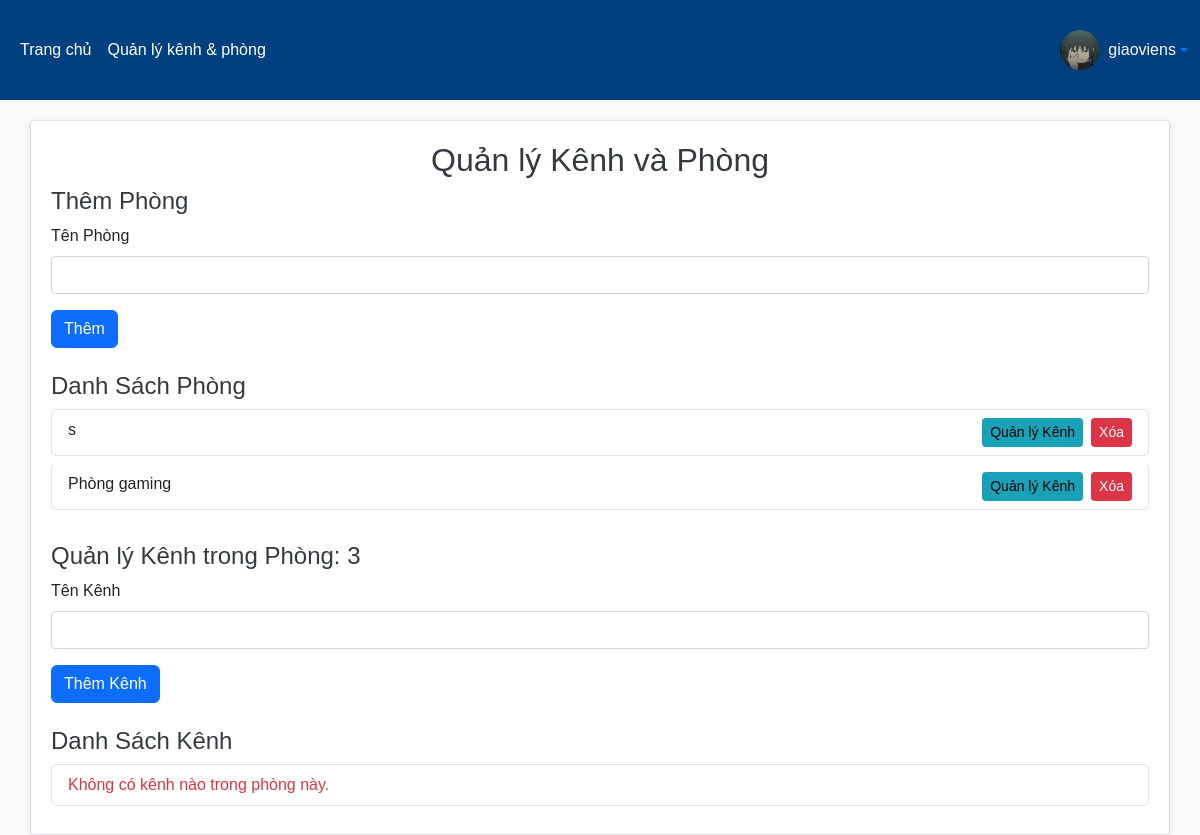
Page /quanly.php?room_id=3 (signed in) on the earlier database version.
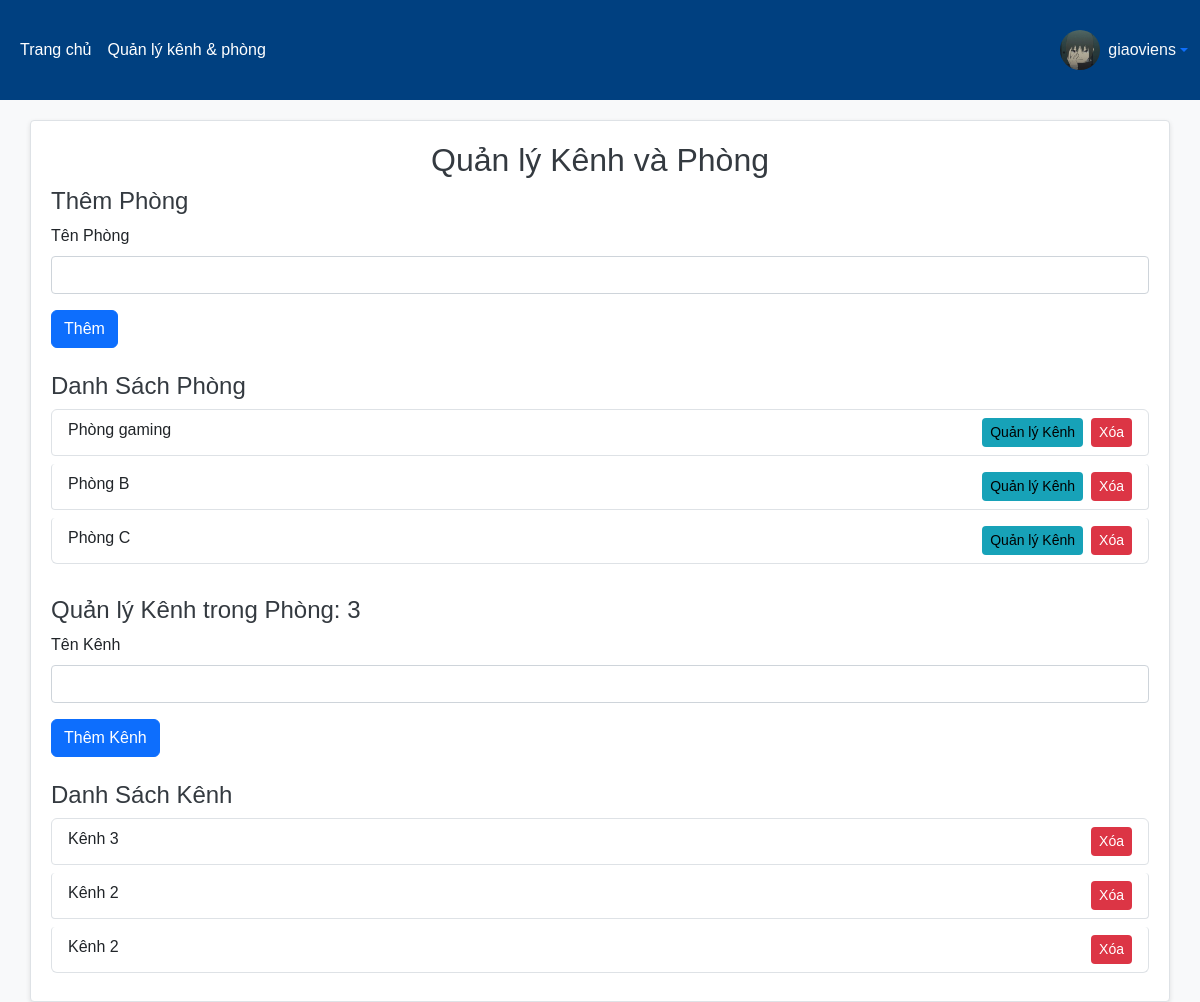
Same page on the later database version.
### tables this page shows
CREATE TABLE `rooms` (
  `id` int(11) NOT NULL,
  `room_name` varchar(100) NOT NULL,
  `created_by` int(11) NOT NULL,
  `created_at` timestamp NOT NULL DEFAULT current_timestamp()
);

CREATE TABLE `channels` (
  `id` int(11) NOT NULL,
  `channel_name` varchar(100) NOT NULL,
  `room_id` int(11) NOT NULL,
  `created_by` int(11) NOT NULL,
  `created_at` timestamp NOT NULL DEFAULT current_timestamp()
);

### quanly.php (the view, shortened to what this page needs)
<?php
include('header.php');
$user_id = $_SESSION['user_id'];
$sql = "SELECT * FROM rooms WHERE created_by = ?";
$stmt = $conn->prepare($sql);
$stmt->bind_param("i", $user_id);
$stmt->execute();
$rooms = $stmt->get_result();
$channels = [];
if (isset($_GET['room_id'])) {
    $room_id = $_GET['room_id'];
    $sql = "SELECT * FROM channels WHERE room_id = ? AND created_by = ?";
    $stmt = $conn->prepare($sql);
    $stmt->bind_param("ii", $room_id, $user_id);
    $stmt->execute();
    $channels = $stmt->get_result();
}
?>
<!DOCTYPE html>
<html lang="vi">
<head>
    <link rel="stylesheet" href="https://cdn.jsdelivr.net/npm/bootstrap@5.3.0/dist/css/bootstrap.min.css">
</head>
<body>
<div class="container">
    <h2 class="text-center">Quản lý Kênh và Phòng</h2>
    <h4>Thêm Phòng</h4>
    <form method="POST">
        <div class="mb-3">
            <label for="room_name" class="form-label">Tên Phòng</label>
            <input type="text" class="form-control" name="room_name" required>
        </div>
        <button type="submit" name="add_room" class="btn btn-primary">Thêm</button>
    </form>
    <h4 class="mt-4">Danh Sách Phòng</h4>
    <ul class="list-group">
        <?php while ($room = $rooms->fetch_assoc()): ?>
            <li class="list-group-item">
                <?= htmlspecialchars($room['room_name']) ?>
                <form method="POST" class="d-inline" onsubmit="return confirm('Bạn có chắc chắn muốn xóa phòng này không?');">
    <button type="submit" name="delete_room" class="btn btn-danger btn-sm float-end">Xóa</button>
</form>
                <a href="?room_id=<?= $room['id'] ?>" class="btn btn-info btn-sm float-end me-2">Quản lý Kênh</a>
            </li>
        <?php endwhile; ?>
    </ul>
    <?php if (isset($room_id)): ?>
        <h4 class="mt-4">Quản lý Kênh trong Phòng: <?= htmlspecialchars($room_id) ?></h4>
        <form method="POST">
            <div class="mb-3">
                <label for="channel_name" class="form-label">Tên Kênh</label>
                <input type="text" class="form-control" name="channel_name" required>
            </div>
            <button type="submit" name="add_channel" class="btn btn-primary">Thêm Kênh</button>
        </form>
        <h4 class="mt-4">Danh Sách Kênh</h4>
        <ul class="list-group">
            <?php if ($channels->num_rows > 0): ?>
                <?php while ($channel = $channels->fetch_assoc()): ?>
                    <li class="list-group-item">
                        <?= htmlspecialchars($channel['channel_name']) ?>
                     <form method="POST" class="d-inline" onsubmit="return confirm('Bạn có chắc chắn muốn xóa kênh này không?');">
    <button type="submit" name="delete_channel" class="btn btn-danger btn-sm float-end">Xóa</button>
</form>
                    </li>
                <?php endwhile; ?>
            <?php else: ?>
                <li class="list-group-item text-danger">Không có kênh nào trong phòng này.</li>
            <?php endif; ?>
        </ul>
    <?php endif; ?>
</div>
</body>
</html>

Differences in the rows shown:
removed rooms: room_name "s"
added rooms: room_name "Phòng B"
added rooms: room_name "Phòng C"
added channels: channel_name "Kênh 3"
added channels: channel_name "Kênh 2"
added channels: channel_name "Kênh 2"
Other differences:
text no longer shown: "Không có kênh nào trong phòng này."
